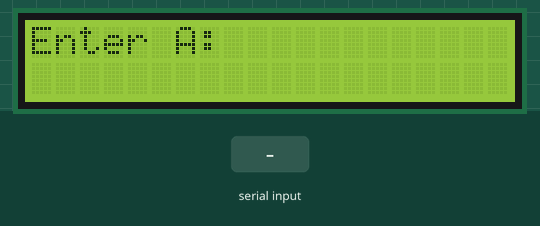
Recording of a sketch running on a simulated Arduino Uno, built with avr-gcc and run on an emulated ATmega328P. On the bench: 20×2 character LCD. Inputs (shaded band) come from the test bench.

Above: at 1.2 s.
1.3 s: "+\n" received over Serial
At 2.0 s:
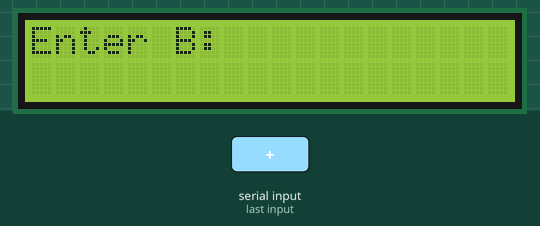
2.8 s: "-\n" received over Serial
At 3.1 s:
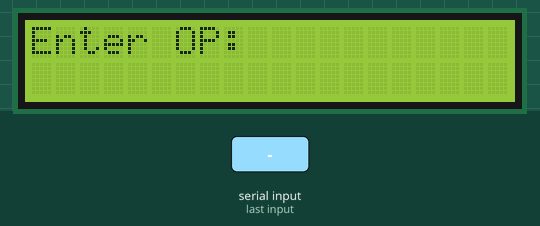
4.3 s: "*\n" received over Serial
At 5.5 s:
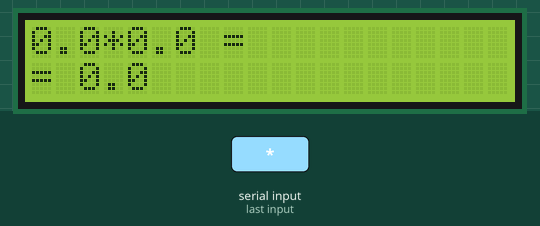
Timing chart, 0 to 7.3 s (numbered marks = the images above; inputs shaded):
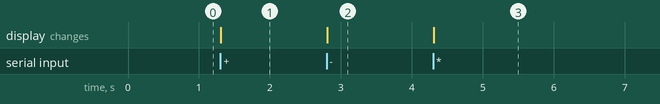

Measured:
- after the input at 1.3 s, the display: changes at once (image 1)
- after the input at 2.8 s, the display: changes at once (image 2)
- after the input at 4.3 s, the display: changes at once (image 3)

The sketch:

prog_49.ino
```cpp
#include <LiquidCrystal.h>

const byte messageLength = 32;

char message[messageLength];
char nextChar;
double operandA;
double operandB;
double result;
char op;
LiquidCrystal lsd(2, 3, 4, 5, 6, 7);
boolean sentPrompt = false;

void getMessage() {
	boolean gotMessage = false;
	int index = 0;
	while (!gotMessage) {
		if (Serial.available()) {
			nextChar = Serial.read();
			if (index == messageLength)
				index--;
			if (nextChar == '\n') {
				message[index] = '\0';
				gotMessage = true;
			} else {
				message[index] = nextChar;
				index++;
			}
		}
	}
}

int extractNumber() {
	return atoi(message);
}

void printPrompt(const char* msg, int col, int row, boolean toClear) {
	if (toClear)
		lsd.clear();
	lsd.setCursor(col, row);
	lsd.print(msg);
}

void printResult() {
	lsd.clear();
	lsd.setCursor(0, 0);
	lsd.print(operandA,1);
	lsd.print(op);
	lsd.print(operandB, 1);
	lsd.print(" =");
	lsd.setCursor(0, 1);
	lsd.print("= ");
	lsd.print(result, 1);
}

void setup() {
	int index = 0;
	Serial.begin(9600);
	lsd.begin(20, 2);
}

void loop() {
	printPrompt("Enter A:", 0, 0, true);
	getMessage();
	operandA = atof(message);
	printPrompt("Enter B:", 0, 0, true);
	getMessage();
	operandB = atof(message);
	printPrompt("Enter OP:", 0, 0, true);
	getMessage();
	op = message[0];
	switch (op) {
	case '+':
		result = operandA + operandB;
		break;
	case '-':
		result = operandA - operandB;
		break;
	case '*':
		result = operandA * operandB;
		break;
	case '/':
		result = operandA / operandB;
		break;
	}
	printResult();
	while (true) {
		getMessage();
		if (message[0] == '\0') {
			break;
		}
	}
}
```
